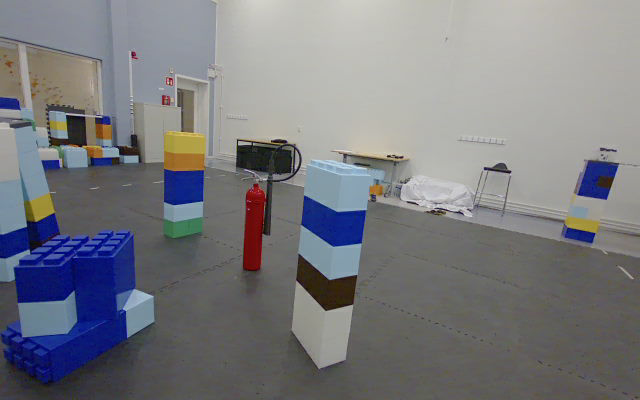
#> input picture raw/test/camera_color_image_raw/camera_color_image_1727164783532648570.png, 640 x 400 px; its folder holds 4 pictures in this run
$ python slam.py
#> lines starting #> are read from the running program, lines starting #| are printed output that depends on the picture
from pathlib import Path
import cv2
import numpy as np
import open3d as o3d
from collections import deque

# ---------------- CONFIG ----------------
# Dataset directory
dataset_dir = Path("../raw/test/camera_color_image_raw")

# Thresholds
MIN_MATCH_COUNT = 30
KEYFRAME_MIN_INLIERS = 10
KEYFRAME_MIN_TRANSLATION = 1e-6
MAX_RECENT_KF = 5
KEYFRAME_MIN_ROTATION = 0.01

# Camera intrinsics
fx, fy, cx, cy = 306.0, 306.1, 318.5, 201.4
K = np.array([[fx, 0, cx],
              [0, fy, cy],
              [0,  0,  1]], dtype=float)

# ---------------- UTILS ----------------
def load_images(dataset_dir):
    image_paths = sorted([p for p in dataset_dir.glob("*.png")])
    if not image_paths:
        raise FileNotFoundError(f"No images found in {dataset_dir}")
    images = [cv2.imread(str(p)) for p in image_paths]
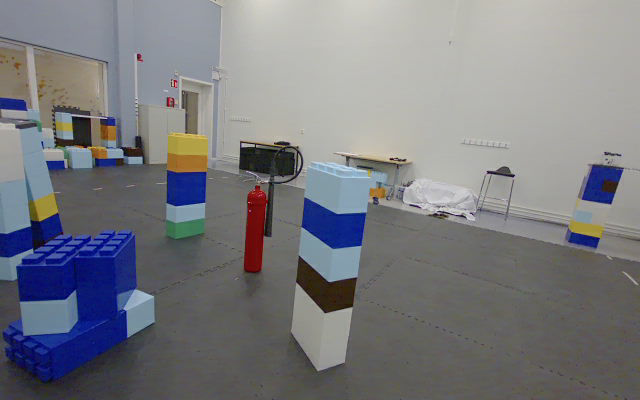
#> input picture raw/test/camera_color_image_raw/camera_color_image_1727164783952947913.png, 640 x 400 px
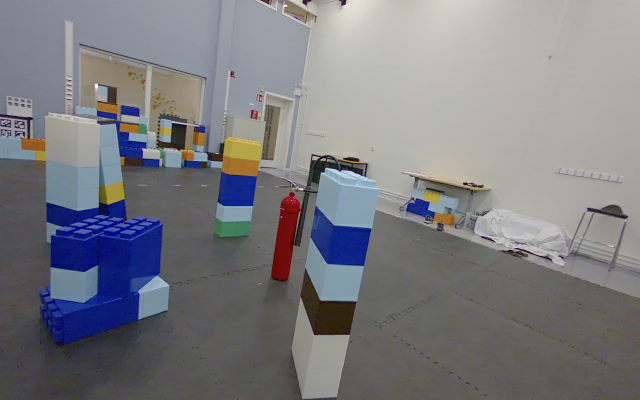
#> input picture raw/test/camera_color_image_raw/camera_color_image_1727164785211153526.png, 640 x 400 px
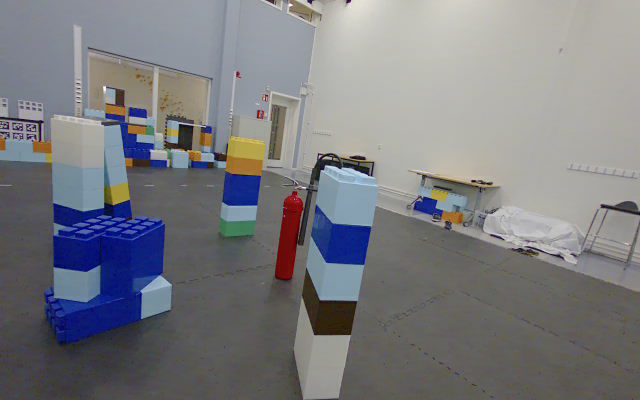
#> input picture raw/test/camera_color_image_raw/camera_color_image_1727164785229047907.png, 640 x 400 px
#> images = 4 items
    for p,img in zip(image_paths, images):
        if img is None:
            raise ValueError(f"Failed to load image: {p}")
#> this loop made 4 passes
    return images, image_paths

def rt_to_extrinsic(R, t):
    """ Convert rotation matrix R and translation vector t into a 4x4 homogeneous extrinsic matrix. """
    extr = np.eye(4)
    extr[:3,:3] = R
    extr[:3,3:] = t.reshape(3,1)
    return extr

# ---------------- FEATURE DETECTION / MATCHING ----------------
sift = cv2.SIFT_create()
matcher = cv2.BFMatcher(cv2.NORM_L2, crossCheck=False)

def detect_and_compute(img):
    key_points, descriptors = sift.detectAndCompute(img, None)
    return key_points, descriptors

def match_descriptors(des1, des2, ratio=0.75):
    """ Perform descriptor matching using Lowe's ratio test. """
    if des1 is None or des2 is None:
        return []
    matches = matcher.knnMatch(des1, des2, k=2)
    good_matches = [m for m, n in matches if m.distance < ratio * n.distance]
    return good_matches

# ---------------- POSE ESTIMATION ----------------
def estimate_relative_pose(key_points_1, key_points_2, matches, K):
    """ Estimate relative pose (R, t) between two views using the Essential matrix. """
    if len(matches) < 8:
        return None

    pts1 = np.float32([key_points_1[m.queryIdx].pt for m in matches])
    pts2 = np.float32([key_points_2[m.trainIdx].pt for m in matches])

    # Essential matrix estimation with RANSAC
    E, mask = cv2.findEssentialMat(pts1, pts2, K, method=cv2.RANSAC, prob=0.999, threshold=1.0)
    if E is None:
        return None

    # Decompose E to get rotation and translation between the two camera frames
    _, R, t, mask_pose = cv2.recoverPose(E, pts1, pts2, K)

    # Keep only inlier correspondences
    inlier1 = pts1[mask_pose.ravel()>0]
    inlier2 = pts2[mask_pose.ravel()>0]
    return R, t, inlier1, inlier2, mask_pose

# ---------------- TRIANGULATION ----------------
def triangulate_pair(R1, t1, R2, t2, pts1, pts2, K):
    """ Triangulate 3D points seen in two camera poses. Returns 3D points in world coordinates. """
    # Compute projection matrices for each camera
    P1 = K @ np.hstack((R1, t1))
    P2 = K @ np.hstack((R2, t2))

    # Triangulation
    pts4 = cv2.triangulatePoints(P1, P2, pts1.T, pts2.T)

    # Convert homogeneous coordinates to Euclidean coordinates
    pts3 = (pts4[:3] / pts4[3]).T
    return pts3

# ---------------- POSE GRAPH ----------------
def create_o3d_pose_graph():
    return o3d.pipelines.registration.PoseGraph()

# ---------------- KEYFRAME CLASS ----------------
class Keyframe:
    def __init__(self, img, path, key_points, descriptors, pose, id):
        self.img = img
        self.path = path
        self.key_points = key_points
        self.descriptors = descriptors
        self.pose = pose
        self.id = id

# ---------------- SLAM BASED ALGORITHM ----------------
def slam_based_algorithm(imgs, paths, K):
    n = len(imgs)
    keyframes = []
    all_points = []
    all_colors = []
    pose_graph = create_o3d_pose_graph()
    kf_observations = []  # store pairs of keyframes and their matching points for later re-triangulation
    pose_id = 0

    # ---- First keyframe initialization ----
    key_point0, descriptor0 = detect_and_compute(imgs[0])
    kf0 = Keyframe(imgs[0], paths[0], key_point0, descriptor0, rt_to_extrinsic(np.eye(3), np.zeros((3,1))), pose_id)
    keyframes.append(kf0)
    pose_graph.nodes.append(o3d.pipelines.registration.PoseGraphNode(kf0.pose))
    pose_id += 1
    prev_key_point, prev_descriptor, prev_img = key_point0, descriptor0, imgs[0]

    recent_kf_indices = deque([0], maxlen=MAX_RECENT_KF)

    # Main loop
    for i in range(1, n):
        img = imgs[i]

        # SIFT feature detection
        key_point, descriptor = detect_and_compute(img)

        # Feature matching with previous frame
        matches = match_descriptors(prev_descriptor, descriptor)
        print(f"[{i}] Matches = {len(matches)}")
        if len(matches) < MIN_MATCH_COUNT:
            prev_key_point, prev_descriptor, prev_img = key_point, descriptor, img
            continue

        # Estimate relative pose between frames
        est = estimate_relative_pose(prev_key_point, key_point, matches, K)
        if est is None:
            prev_key_point, prev_descriptor, prev_img = key_point, descriptor, img
            continue

        # Compute absolute pose of current frame
        relative_R, relative_t, inliers1, inliers2, mask_pose = est
        prev_R = keyframes[-1].pose[:3,:3]
        prev_t = keyframes[-1].pose[:3,3].reshape(3,1)
        new_R = prev_R @ relative_R
        new_t = prev_t + prev_R @ relative_t
        curr_pose = rt_to_extrinsic(new_R, new_t)

        # Determine if frame qualifies as a keyframe
        num_inliers = inliers1.shape[0]
        baseline = np.linalg.norm(relative_t)
        rot_angle = np.arccos(np.clip((np.trace(relative_R) - 1) / 2, -1, 1))
        is_keyframe = (num_inliers > KEYFRAME_MIN_INLIERS) and (baseline > KEYFRAME_MIN_TRANSLATION or rot_angle > KEYFRAME_MIN_ROTATION)

        if is_keyframe:
            # ---- Keyframe creation ----
            current_keyframe = Keyframe(img, paths[i], key_point, descriptor, curr_pose, pose_id)
            keyframes.append(current_keyframe)

            # Add pose to graph and create edge with previous keyframe
            pose_graph.nodes.append(o3d.pipelines.registration.PoseGraphNode(current_keyframe.pose))
            T_last = keyframes[-2].pose
            T_curr = curr_pose
            T_ij = np.linalg.inv(T_last) @ T_curr
            information = np.identity(6)
            pose_graph.edges.append(o3d.pipelines.registration.PoseGraphEdge(keyframes[-2].id, current_keyframe.id, T_ij, information, uncertain=False))

            # Match descriptors between keyframes for triangulation
            matches_kf = match_descriptors(keyframes[-2].descriptors, current_keyframe.descriptors)
            if len(matches_kf) >= 8:
                pts1 = np.float32([keyframes[-2].key_points[m.queryIdx].pt for m in matches_kf])
                pts2 = np.float32([current_keyframe.key_points[m.trainIdx].pt for m in matches_kf])

                # Compute camera poses in world coordinates (inverted extrinsics)
                R1 = np.linalg.inv(keyframes[-2].pose)[:3,:3]
                t1 = np.linalg.inv(keyframes[-2].pose)[:3,3].reshape(3,1)
                R2 = np.linalg.inv(current_keyframe.pose)[:3,:3]
                t2 = np.linalg.inv(current_keyframe.pose)[:3,3].reshape(3,1)

                # Triangulate 3D points (in world coordinates)
                pts3d = triangulate_pair(R1,t1,R2,t2,pts1,pts2,K)

                # Assign colors to 3D points using image pixels
                for p in pts3d:
                    uv,_ = cv2.projectPoints(p.reshape(1,3), np.zeros(3), np.zeros(3), K, None)
                    u,v = int(uv[0,0,0]), int(uv[0,0,1])
                    h,w = img.shape[:2]
                    if 0<=v<h and 0<=u<w:
                        col = img[v,u]/255.0
                    else:
                        col = np.array([0.5,0.5,0.5])
                    all_points.append(p)
                    all_colors.append(col)
                # Save triangulation observations for later retriangulation
                kf_observations.append((keyframes[-2].id, current_keyframe.id, pts1, pts2))

            pose_id += 1
            recent_kf_indices.append(current_keyframe.id)

        prev_key_point, prev_descriptor, prev_img = key_point, descriptor, img

    pts_np = np.vstack(all_points) if all_points else np.zeros((0,3))
    cols_np = np.vstack(all_colors) if all_colors else np.zeros((0,3))
    return keyframes, pts_np, cols_np, pose_graph, kf_observations

# ---------------- RE-TRIANGULATION AFTER OPTIMIZATION ----------------
def reconstruct_map_from_optimized_poses(keyframes, pose_graph, kf_observations, K):
    """ Re-triangulate all points after pose graph optimization to update the 3D map. """
    all_points, all_colors = [], []
    for (id1, id2, pts1, pts2) in kf_observations:
        # Get updated camera poses from optimized pose graph
        pose1 = pose_graph.nodes[id1].pose
        pose2 = pose_graph.nodes[id2].pose

        # Invert poses to get camera-to-world transformations
        R1 = np.linalg.inv(pose1)[:3,:3]
        t1 = np.linalg.inv(pose1)[:3,3].reshape(3,1)
        R2 = np.linalg.inv(pose2)[:3,:3]
        t2 = np.linalg.inv(pose2)[:3,3].reshape(3,1)

        # Triangulate again using optimized poses
        pts3d = triangulate_pair(R1, t1, R2, t2, pts1, pts2, K)

        # Assign colors using the second keyframe image
        img = keyframes[id2].img
        for p in pts3d:
            uv,_ = cv2.projectPoints(p.reshape(1,3), np.zeros(3), np.zeros(3), K, None)
            u,v = int(uv[0,0,0]), int(uv[0,0,1])
            h,w = img.shape[:2]
            if 0<=v<h and 0<=u<w:
                col = img[v,u]/255.0
            else:
                col = np.array([0.5,0.5,0.5])
            all_points.append(p)
            all_colors.append(col)
    pts_np = np.vstack(all_points) if all_points else np.zeros((0,3))
    cols_np = np.vstack(all_colors) if all_colors else np.zeros((0,3))
    return pts_np, cols_np

# ---------------- POSE GRAPH OPTIMIZATION ----------------
def optimize_pose_graph(pose_graph):
    """ Optimization of the pose graph using Open3D's global optimization. """
    option = o3d.pipelines.registration.GlobalOptimizationOption(max_correspondence_distance=0.1,
                                                                  edge_prune_threshold=0.25,
                                                                  reference_node=0)
    method = o3d.pipelines.registration.GlobalOptimizationLevenbergMarquardt()
    criteria = o3d.pipelines.registration.GlobalOptimizationConvergenceCriteria()
    o3d.pipelines.registration.global_optimization(pose_graph, method, criteria, option)
    return pose_graph

# ---------------- VISUALIZATION ----------------
def show_point_cloud(points, colors):
    pt_cld = o3d.geometry.PointCloud()
    pt_cld.points = o3d.utility.Vector3dVector(points)
    pt_cld.colors = o3d.utility.Vector3dVector(colors)
    pt_cld, _ = pt_cld.remove_radius_outlier(15, 1)
    o3d.visualization.draw_geometries([pt_cld])

# ---------------- MAIN ----------------
if __name__ == "__main__":
    imgs, paths = load_images(dataset_dir)
#> imgs = 4 items; paths = 4 items
    print(f"{len(imgs)} images loaded")
#| 4 images loaded

    # Step 1: SLAM pipeline execution (keyframes, initial poses, and raw point cloud)
    kfs, pts, cols, pg, kf_obs = slam_based_algorithm(imgs, paths, K)
#> in slam_based_algorithm, `n = len(imgs)`: n = 4
#> in detect_and_compute, `key_points, descriptors = sift.detectAndCompute(img, None)`: key_points = 495 keypoints; strongest (x, y, size): (388, 156, 1.8), (485, 168, 2.2), (597, 179, 24.5), (401, 157, 1.9)
#> in detect_and_compute, img is the input picture: shape (400, 640, 3); mean B, G, R 127.4, 123.1, 122.2
#> in slam_based_algorithm, `key_point0, descriptor0 = detect_and_compute(imgs[0])`: key_point0 has the same summary as key_points in detect_and_compute
#> in __init__, `self.key_points = key_points`: self.key_points has the same summary as key_points in detect_and_compute
#> in __init__, `self.pose = pose`: self.pose = [[1, 0, 0, 0], [0, 1, 0, 0], [0, 0, 1, 0], [0, 0, 0, 1]]
#> in slam_based_algorithm, `prev_key_point, prev_descriptor, prev_img = key_point0, descriptor0, i..`: prev_key_point has the same summary as key_points in detect_and_compute
#> the loop in slam_based_algorithm, `for i in range(1, n):` made 3 passes
#> (relative_t, prev_t, new_t, rot_angle, matches_kf, t1) on passes 2 to 3: ([-0.99, -0.123, -0.0634], [-0.322, -0.212, 0.923], [-1.31, -0.343, 0.866], 0.288, 124 matches, [0.33, 0.216, -0.919]), ([-0.69, -0.013, -0.724], [-1.31, -0.343, 0.866], [-2.16, -0.489, 0.353], 0.0261, 293 matches, [1.52, 0.211, -0.47])
#> (new_t, rot_angle, T_last, matches_kf, R1, t2) on pass 1: ([-0.322, -0.212, 0.923], 0.0126, [[1, 0, 0, 0], [0, 1, 0, 0], [0, 0, 1, 0], [0, 0, 0, 1]], 257 matches, [[1, 0, 0], [0, 1, 0], [0, 0, 1]], [0.33, 0.216, -0.919])
#| [1] Matches = 257
#| [2] Matches = 124
#| [3] Matches = 293
#> in slam_based_algorithm, img is the input picture: shape (400, 640, 3); mean B, G, R 127.8, 124, 123.3
#> after the loop in slam_based_algorithm, `for i in range(1, n):`: all_colors = 674 items, first 6: [0.337, 0.227, 0.2], [0.694, 0.718, 0.737], [0.31, 0.122, 0.098], [0.357, 0.451, 0.498], [0.576, 0.247, 0.2], [0.525, 0.471, 0.38]; all_points = 674 items, first 6: [62.14, -26.43, -60.24], [15.76, 3.79, -15.38], [64.91, -28.99, -63.96], [13.5, 6.05, -13.34], [90.91, -38.78, -89.91], [43.07, -10.69, -42.97]; keyframes = 4 items; kf_observations = 3 items; pose_id = 4
#> in slam_based_algorithm, `pts_np = np.vstack(all_points) if all_points else np.zeros((0,3))`: pts_np = 674 rows, first 8: [62.14, -26.43, -60.24], [15.76, 3.79, -15.38], [64.91, -28.99, -63.96], [13.5, 6.05, -13.34], [90.91, -38.78, -89.91], [43.07, -10.69, -42.97], [15.75, 3.86, -15.7], [14.58, 4.66, -14.62]
#> in slam_based_algorithm, `cols_np = np.vstack(all_colors) if all_colors else np.zeros((0,3))`: cols_np = 674 rows, first 8: [0.337, 0.227, 0.2], [0.694, 0.718, 0.737], [0.31, 0.122, 0.098], [0.357, 0.451, 0.498], [0.576, 0.247, 0.2], [0.525, 0.471, 0.38], [0.686, 0.718, 0.718], [0.451, 0.141, 0.0902]
#> kfs = 4 items; pts has the same summary as pts_np in slam_based_algorithm; cols has the same summary as cols_np in slam_based_algorithm; kf_obs = 3 items
    print("Keyframes:", len(kfs), "Points:", pts.shape)
#| Keyframes: 4 Points: (674, 3)
#> the loop in reconstruct_map_from_optimized_poses, `for (id1, id2, pts1, pts2) in kf_observations:` made 1 pass
#> (id1, id2) on pass 1: (0, 1)
#> after the loop in reconstruct_map_from_optimized_poses, `for (id1, id2, pts1, pts2) in kf_observations:`: all_colors = []

    # Step 2: Pose graph optimization
    pg_opt = optimize_pose_graph(pg)

    # Step 3: Re-triangulate all map points using optimized poses
#> (the run stopped early here; a loop or call above may not have finished)
